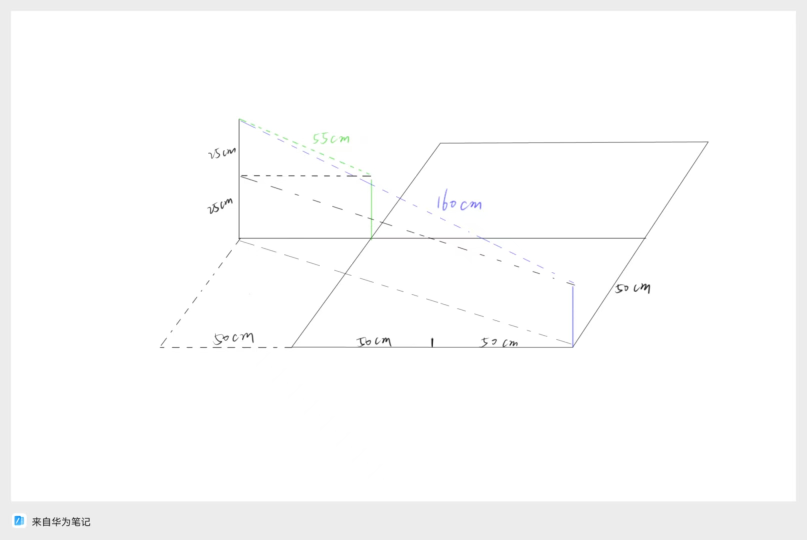
#> input picture sketch1.jpg, 1613 x 1080 px (shown at 1/2 size)
$ python -i detector.py   (imports and definitions only)
#> lines starting #> are read from the running program, lines starting #| are printed output that depends on the picture; after the words box and inside, x2 and y2 are one past the last pixel; in counts of white or black regions, pixels touching at a corner belong together
#> further down, picture is the input picture: shape (1080, 1613, 3); mean B, G, R 251.9, 251.9, 251.8
import cv2
import numpy as np

class Board:

    # [4 lines left out: function __init__, not called in this run]

class Detector:

    def __init__(self, min_area=3000, max_area=500000):
        self.board_min_area = min_area
        self.board_max_area = max_area
        self.threshold_value = 127
        self.boards = []
        self.raw = None
        self.binary = None

    def process_image(self, frame):
        self.raw = frame
        # 转灰度
        gray = cv2.cvtColor(frame, cv2.COLOR_BGR2GRAY)
        # 反二值化,大津法自适应阈值
        _, binary = cv2.threshold(gray, 0, 255, cv2.THRESH_BINARY_INV | cv2.THRESH_OTSU)
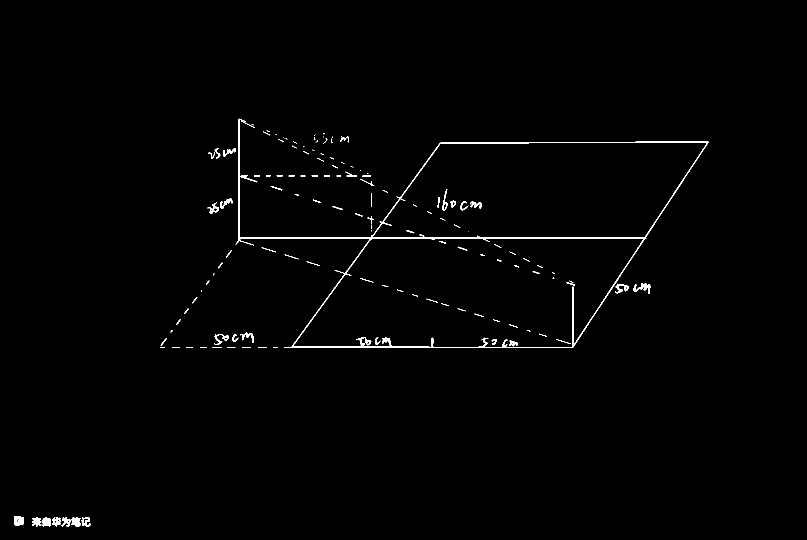
#> binary: shape (1080, 1613) (shown at 1/2 size); 0.88% white; 136 white regions (53 under 20 px)
        self.binary = binary       # 存储当前帧的二值化结果
        return binary

    def find_board(self, binary):
        boards = []
        contours, hierarchy = cv2.findContours(binary, cv2.RETR_CCOMP, cv2.CHAIN_APPROX_SIMPLE)
#> contours = 157 contours, 105 with area under 20; largest, box (x1, y1, x2, y2) and area: (471, 237, 1417, 696) 226556, (585, 477, 1288, 695) 118969, (744, 284, 1415, 476) 102324, (29, 1032, 48, 1051) 297, (143, 1034, 161, 1053) 232

        # 1. 极度严谨的“空值与越界”拦截
        if hierarchy is None or len(contours) == 0 or len(hierarchy) == 0 or len(hierarchy[0]) != len(contours):
            self.boards = []
            return []

        inner_contours = []
        for i, contour in enumerate(contours):
            if hierarchy[0][i][3] != -1:
                inner_contours.append((i, contour))
#> this loop made 157 passes
#> contour on passes 20 to 22: [[546, 694], [546, 695], [554, 695], [554, 694]], [[516, 694], [516, 695], [532, 695], [532, 694]], [[484, 694], [484, 695], [501, 695], [501, 694]]
#> after the loop, inner_contours = 21 items

        if inner_contours:
            target_contours = inner_contours
#> target_contours = 21 items
        else:
            target_contours = [(i, c) for i, c in enumerate(contours) if hierarchy[0][i][3] == -1]

        for i, contour in target_contours:
            area = cv2.contourArea(contour)
            if self.board_min_area < area < self.board_max_area:
                peri = cv2.arcLength(contour, True)
                approx = cv2.approxPolyDP(contour, 0.02 * peri, True)

                if len(approx) == 4:
                    # 2. 凸包性校验：物理世界的靶纸透视畸变后必定是凸多边形
                    if not cv2.isContourConvex(approx):
                        continue

                    # 3. 长宽比过滤与除零保护：排除电线、细长支架等干扰 (放宽比例到 0.8 ~ 1.8)
                    x, y, w, h = cv2.boundingRect(approx)
                    aspect_ratio = float(w) / max(h, 1)
                    if not (0.8 < aspect_ratio < 1.8):
                        continue

                    # 质心极角排序：彻底解决不规则形状导致的点重合Bug
                    points = approx.reshape(4, 2)
                    cx, cy = np.mean(points, axis=0)
                    angles = np.arctan2(points[:, 1] - cy, points[:, 0] - cx)
                    sorted_idx = np.argsort(angles)

                    # atan2在图像坐标系(y轴朝下)的排序结果严格依次为：左上, 右上, 右下, 左下
                    # 按照你原代码 [左上, 左下, 右下, 右上] 的顺序装填
                    sorted_points = [
                        points[sorted_idx[0]],  # 左上
                        points[sorted_idx[3]],  # 左下
                        points[sorted_idx[2]],  # 右下
                        points[sorted_idx[1]]   # 右上
                    ]

                    board = Board()
                    board.points = [tuple(map(int, pt)) for pt in sorted_points]
                    board.area = area
                    board.center = self._calculate_intersection(board.points)

                    if board.center is not None:
                        boards.append(board)
#> this loop made 21 passes
#> (i, area, peri, approx, x, y, w, h) on pass 20: (155, 102323.5, 1637.2, [[1414, 285], [1288, 475], [744, 474], [882, 286]], 744, 285, 671, 191)
#> (i, area, peri) on pass 19: (154, 118969, 2286.9)
#> after the loop, boards = []

        if boards:
            # 按面积从大到小排序
            boards.sort(key=lambda b: b.area, reverse=True)
            self.boards = boards
        else:
            self.boards = []

        return boards

    # [68 lines left out: functions _calculate_intersection, _draw_annotations, draw_center_dot, draw, not called in this run]

    def detect(self, frame):
        """对外接口，直接返回检测结果"""
        target = None
        # 核心检测逻辑
        bin = self.process_image(frame)
        boards = self.find_board(bin)
#> boards = []
        return boards[0] if boards else None

    # [13 lines left out: function display, not called in this run]


>>> import cv2
>>> picture = cv2.imread('../../sketch1.jpg')
>>> result = Detector().detect(picture)
#> result = None
